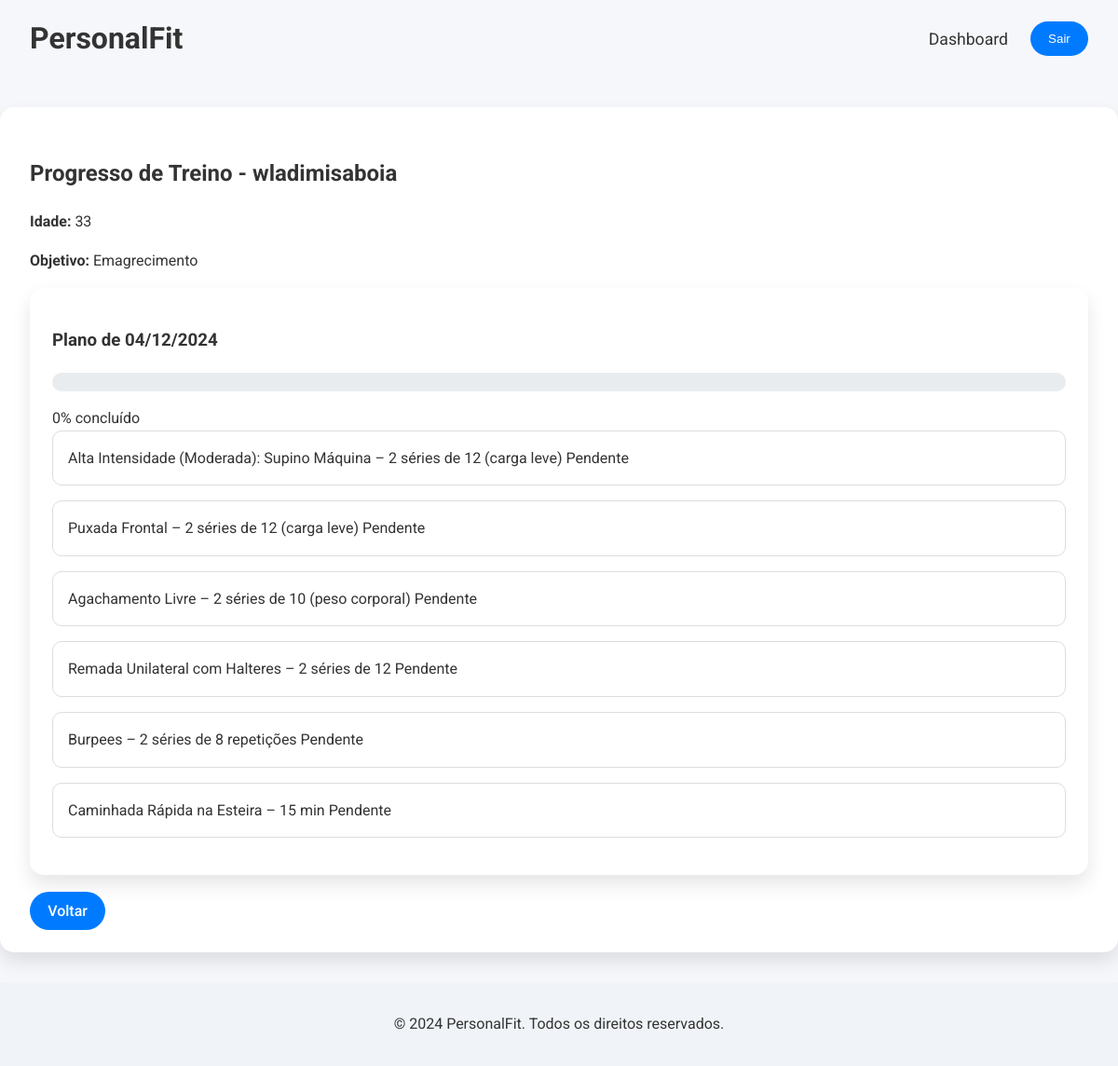
The page /teacher-progress/4/ (signed in) on the database its author committed.
### pe_evaluation/models.py (models this page shows, shortened)
class Student(models.Model):
    user = models.OneToOneField(User, on_delete=models.CASCADE)
    age = models.IntegerField(null=True, blank=True)
    height = models.FloatField(null=True, blank=True)
    weight = models.FloatField(null=True, blank=True)
    goal = models.CharField(max_length=50, choices=[
        ('Condicionamento Físico', 'Condicionamento Físico'),
        ('Emagrecimento', 'Emagrecimento'),
        ('Ganho de Massa Muscular', 'Ganho de Massa Muscular'),
    ], null=True, blank=True)

class TrainingPlan(models.Model):
    student = models.ForeignKey(Student, on_delete=models.CASCADE, related_name='training_plans')
    plan_details = models.TextField()
    created_at = models.DateTimeField(auto_now_add=True)

class ExerciseStatus(models.Model):
    training_plan = models.ForeignKey(TrainingPlan, on_delete=models.CASCADE, related_name='exercise_statuses')
    exercise_description = models.TextField()
    status = models.CharField(max_length=10, choices=[('pending', 'Pendente'), ('completed', 'Concluído')], default='pending')
    created_at = models.DateTimeField(auto_now_add=True)

### pe_evaluation/views.py (the view)
# urls.py: path('teacher-progress/<int:student_id>/', views.teacher_training_progress, name='teacher_training_progress'),
@login_required
@user_passes_test(is_teacher)
def teacher_training_progress(request, student_id):
    student = get_object_or_404(User, id=student_id)
    training_plans = TrainingPlan.objects.filter(student=student.student).order_by('-created_at')
    for plan in training_plans:
        total_exercises = plan.exercise_statuses.count()
        completed_exercises = plan.exercise_statuses.filter(status='completed').count()
        plan.completion_percentage = int((completed_exercises / total_exercises * 100) if total_exercises > 0 else 0)
    return render(request, 'teacher_training_progress.html', {
        'student': student,
        'training_plans': training_plans
    })

### pe_evaluation/views.py (called while the page is built)
def is_teacher(user):
    return user.is_authenticated and (user.is_staff or user.is_superuser)

### pe_evaluation/templates/teacher_training_progress.html (shortened to what this page needs)
{% extends 'base.html' %}
{% load static %}
{% block content %}
<section class="section-modern">
    <div class="dashboard-container">
        <h2>Progresso de Treino - {{ student.username }}</h2>
        <div class="student-info">
            <p><strong>Idade:</strong> {{ student.student.age }}</p>
            <p><strong>Objetivo:</strong> {{ student.student.goal }}</p>
        </div>
        <div class="training-progress">
            {% for plan in training_plans %}
                <div class="plan-card">
                    <h3>Plano de {{ plan.created_at|date:"d/m/Y" }}</h3>
                    <div class="progress-summary">
                        <div class="progress-bar">
                        </div>
                        <span>{{ plan.completion_percentage }}% concluído</span>
                    </div>
                    <div class="exercises-list">
                        {% for exercise in plan.exercise_statuses.all %}
                            <div class="exercise-item {% if exercise.status == 'completed' %}completed{% endif %}">
                                <span class="exercise-name">{{ exercise.exercise_description }}</span>
                                <span class="exercise-status">{{ exercise.get_status_display }}</span>
                            </div>
                        {% endfor %}
                    </div>
                </div>
            {% empty %}
                <p>Nenhum plano de treino atribuído ainda.</p>
            {% endfor %}
        </div>
        <br>
        <a href="{% url 'teacher_students' %}" class="btn back-button">Voltar</a>
    </div>
</section>
{% endblock %}

### pe_evaluation/static/css/style.css (style rules this page uses)
body { font-family: 'Roboto', sans-serif; line-height: 1.6; margin: 0; color: #333; background-color: #f5f7fa; display: flex; flex-direction: column; min-height: 100vh; }
.container, .dashboard-container { max-width: 1200px; margin: 2rem auto; padding: 2rem; background: #ffffff; border-radius: 15px; box-shadow: 0 10px 20px rgba(0, 0, 0, 0.1); }
.metric-card, .student-card, .appointment-card, .plan-card { background-color: #ffffff; padding: 1.5rem; border-radius: 15px; box-shadow: 0 10px 20px rgba(0, 0, 0, 0.1); transition: transform 0.3s, box-shadow 0.3s; }
.btn, nav ul li a.btn { background-color: #007BFF; color: #fff; padding: 0.7rem 1.2rem; border: none; border-radius: 50px; cursor: pointer; font-weight: 500; text-decoration: none; transition: background-color 0.3s, transform 0.3s; }
.exercise-item { border: 1px solid #ddd; padding: 1rem; margin-bottom: 1rem; border-radius: 10px; background-color: #ffffff; transition: box-shadow 0.3s; }
.progress-bar { background: #e9ecef; height: 20px; border-radius: 10px; overflow: hidden; margin: 1rem 0; }

### rows shown on the page
TrainingPlan: created_at "04/12/2024", completion_percentage "0"
ExerciseStatus: exercise_description "Alta Intensidade (Moderada): Supino Máquina – 2 séries de 12 (carga leve)", status "Pendente"
ExerciseStatus: exercise_description "Puxada Frontal – 2 séries de 12 (carga leve)", status "Pendente"
ExerciseStatus: exercise_description "Agachamento Livre – 2 séries de 10 (peso corporal)", status "Pendente"
ExerciseStatus: exercise_description "Remada Unilateral com Halteres – 2 séries de 12", status "Pendente"
ExerciseStatus: exercise_description "Burpees – 2 séries de 8 repetições", status "Pendente"
ExerciseStatus: exercise_description "Caminhada Rápida na Esteira – 15 min", status "Pendente"

### other values the page prints
{{ student.username }} "wladimisaboia"
{{ student.student.age }} "33"
{{ student.student.goal }} "Emagrecimento"
